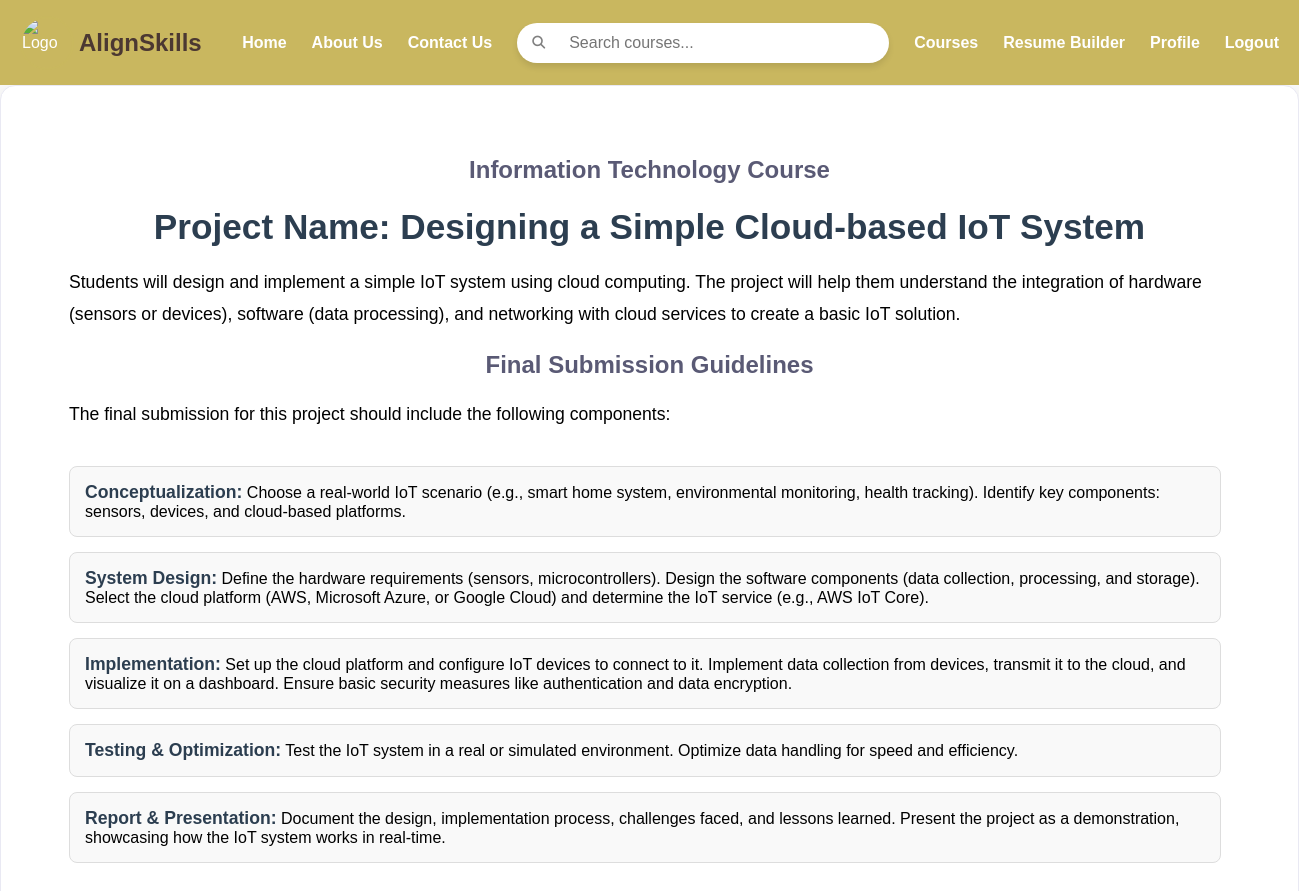
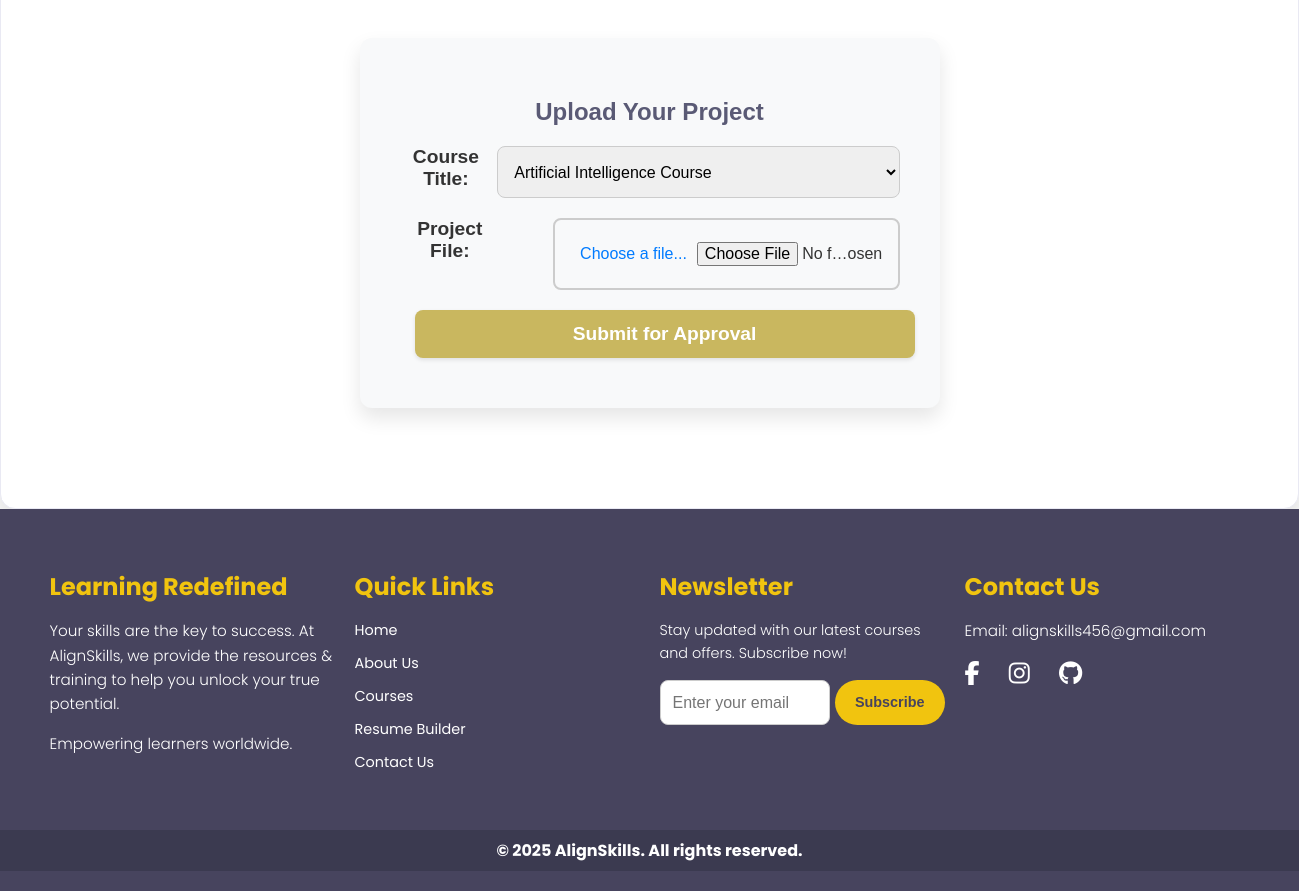
The app's page /submit_project/6/ (signed in) with its own data (2 pictures, top to bottom).
### alignskills/models.py (models this page shows, shortened)
class Project(models.Model):
    course = models.OneToOneField(Course, on_delete=models.CASCADE, related_name='project')
    project_name = models.CharField(max_length=255, default='name')
    title = models.CharField(max_length=255, default='same as the course title')
    description = models.TextField()
    submitted_at = models.DateTimeField(auto_now_add=True)
    link_text = models.CharField(max_length=255, blank=True, null=True)

class ProjectRequirement(models.Model):
    project = models.ForeignKey(Project, on_delete=models.CASCADE, related_name='requirements', null=True)
    title = models.CharField(max_length=255)
    description = models.TextField()
    example_links = models.TextField(blank=True, help_text="Enter links as HTML anchor tags")
    is_active = models.BooleanField(default=True)
    order = models.PositiveIntegerField(default=0)
    class Meta:
        ordering = ['order']

### alignskills/views.py (the view)
# urls.py: path('submit_project/<int:project_id>/', views.submit_project, name='submit_project'),
@login_required  # Ensures that only authenticated users can access this view.
def submit_project(request, project_id):  # Defines the view function that handles submitting a project.
    project_instance = get_object_or_404(Project, pk=project_id)  # Retrieves the project instance from the database or returns a 404 error if not found.
    print("🔍 View function triggered!")  # Debugging print statement to track when the view is called.
    if request.method == 'POST':  # Checks if the request method is POST (form submission).
        form = ProjectSubmissionForm(request.POST, request.FILES)  # Creates a form instance with the submitted data and any files.
        if form.is_valid():  # Validates the form data.
            submission = form.save(commit=False)  # Saves the form data without committing it to the database yet.
            submission.student_name = request.user  # Assigns the currently logged-in user as the student who is submitting the project.
            submission.save()  # Commits the data to the database.
            messages.success(request, "Your project has been submitted successfully!")  # Sends a success message to the user.
            return redirect(f"{reverse('submit_project', args=[project_id])}?submitted=true")  # Redirects to the same page with a query parameter indicating the submission was successful.
        else:
            print("❌ Form validation failed!", form.errors)  # Debugging print statement for form validation errors.
    else:  # If the request method is GET, it's the first time loading the page or the page is being refreshed.
        print("🔵 GET request - Loading form.")  # Debugging print statement for GET requests (initial form load).
        form = ProjectSubmissionForm()  # Creates an empty form instance to display to the user.
    return render(request, 'projects/project.html', {  # Renders the project submission page.
        'form': form,  # Passes the form to the template for rendering.
        'project': project_instance,  # Passes the project instance to the template, ensuring the correct project is shown.
    })

### alignskills/forms.py (shortened to what this page needs)
class ProjectSubmissionForm(forms.ModelForm):
    class Meta:
        model = ProjectSubmission  # Connect this form to the ProjectSubmission model
        fields = ['project_file', 'course_title']  # Fields shown in the form
    def __init__(self, *args, **kwargs):
        super().__init__(*args, **kwargs)
        self.fields['course_title'].queryset = Course.objects.all()
        self.fields['course_title'].widget.attrs.update({'class': 'form-control'})
        self.fields['project_file'].widget.attrs.update({'accept': '.zip,.rar,.pdf,.docx'})

### alignskills/context_processors.py (called while the page is built)
def user_stats(request):
    return {
        'active_students': UserStats.objects.filter(is_active=True).count(),
        'graduate_students': UserStats.objects.filter(is_graduate=True).count(),
        'certified_students': UserStats.objects.filter(is_certified=True).count(),
    }

### alignskills/models.py (called while the page is built)
    def __str__(self):
        return self.title

### templates/projects/project.html (shortened to what this page needs)
{% load static %}
<!DOCTYPE html>
<html lang="en">
<head>
</head>
<body>
    {% include 'header.html' %}
    <main>
        <h2>{{ project.title }}</h2>
        <h1>{{ project.project_name }}</h1>
        <p class="paragraph">{{ project.description }}</p>
        <h2>Final Submission Guidelines</h2>
        <p class="paragraph">The final submission for this project should include the following components:</p>
        <div style="display: flex; align-items: flex-start; justify-content: space-between;">
            <div style="flex: 1; padding-right: 20px;">
                <ul class="ul">
                    {% for requirement in project.requirements.all %}
                    <li class="li" style="width: 70rem;">
                        <strong>{{ requirement.title }}:</strong>
                        {{ requirement.description|safe }}
                    </li>
                    {% endfor %}
                </ul>
            </div>
        </div>
        <div class="upload-box">
            <h2>Upload Your Project</h2>
            <form method="post" enctype="multipart/form-data" action="{% url 'submit_project' project.id %}">
                <div class="form-group">
                    <label for="id_course_title">Course Title:</label>
                    {{ form.course_title }}
                </div>
                <div class="form-group">
                    <label for="id_project_file">Project File:</label>
                    {{ form.project_file }}
                </div>
                <button type="submit" class="btn btn-primary">Submit for Approval</button>
            </form>
        </div>
    </main>
    {% include 'footer.html' %}
</body>
</html>

### static/css/header_styling.css (style rules this page uses)
.btn { padding: 10px 16px; font-size: 1rem; font-weight: bold; background-color: #757568; color: white; border: none; border-radius: 20px; cursor: pointer; transition: all 0.3s ease; box-shadow: 0 2px 4px rgba(0,0,0,0.1); margin: 15px; margin-bottom: 10px; }

### static/css/footer-styling.css (style rules this page uses)
.form-group { display: flex; width: 100%; gap: 5px; align-items: stretch; }

### templates/projects/project.html (style rules this page uses)
body { margin: 0rem; font-family: Arial, sans-serif; background-color: #f9f9f9; color: white; }
main { width: 100%; padding: 50px 20px; background: #ffffff; margin: 0; border-radius: 15px; box-shadow: 0 10px 20px rgba(0, 0, 0, 0.1); border: 1px solid #e9e9f3; flex-grow: 1; box-sizing: border-box; }
h1 { text-align: center; color: #2c3e50; font-size: 2.2rem; margin-bottom: 20px; }
h2 { color: #5a5a75; font-size: 1.5rem; margin-bottom: 20px; text-align: center; }
.paragraph { color: black; font-size: 1.1rem; line-height: 1.8; margin-bottom: 20px; margin-left: 3rem; margin-right: 3rem; }
.ul { list-style-type: none; padding: 0; margin-left: 3rem; margin-right: 3rem; }
.ul .li { background-color: #f9f9f9; border: 1px solid #ddd; color: #000; border-radius: 8px; padding: 15px; margin-bottom: 15px; transition: all 0.3s ease; }
.ul .li strong { color: #2c3e50; font-size: 1.1em; font-weight: bold; }
.upload-box { background-color: #f8f9fa; padding: 40px 40px; border-radius: 12px; box-shadow: 0 10px 20px rgba(0, 0, 0, 0.1); margin: 50px auto; max-width: 500px; transition: transform 0.3s ease, box-shadow 0.3s ease; }
.upload-box label { font-size: 1.2rem; font-weight: 600; color: #333; display: block; margin-bottom: 15px; text-align: center; }
.upload-box input[type="file"] { width: 75%; margin-left: 3rem; padding: 15px; border: 2px solid #ccc; border-radius: 8px; background-color: #f8f9fa; font-size: 1rem; transition: border-color 0.3s ease, background-color 0.3s ease; color: #333; }
.upload-box button { display: block; width: 100%; padding: 13px; background: #c9b75f; color: white; border: none; border-radius: 8px; font-size: 1.2rem; font-weight: 600; cursor: pointer; transition: background-color 0.3s ease, transform 0.3s ease; margin-top: 20px; box-sizing: border-box; }
.upload-box input[type="file"]::before { content: 'Choose a file...'; color: #007bff; text-align: center; padding: 10px; display: inline-block; font-weight: 500; }
.form-group { margin-bottom: 20px; }
.form-group label { display: block; font-weight: bold; margin-bottom: 8px; color: #333; }
.form-group input, .form-group select { width: 100%; padding: 10px 12px; font-size: 16px; border: 1px solid #ccc; border-radius: 8px; box-sizing: border-box; transition: border-color 0.3s; }
.btn-primary { background-color: #007bff; color: white; padding: 10px 20px; font-size: 16px; border: none; border-radius: 8px; cursor: pointer; transition: background-color 0.3s; }

### records on screen
Project: title "Information Technology Course", project_name "Project Name: Designing a Simple Cloud-based IoT System", description "Students will design and implement a simple IoT system using cloud computing. The project will help them understand the integration of hardware (sensors or devices), software (data processing), and networking with cloud services to create a basic IoT solution."
ProjectRequirement: title "Conceptualization", description "Choose a real-world IoT scenario (e.g., smart home system, environmental monitoring, health tracking). Identify key components: sensors, devices, and cloud-based platforms."
ProjectRequirement: title "System Design", description "Define the hardware requirements (sensors, microcontrollers). Design the software components (data collection, processing, and storage). Select the cloud platform (AWS, Microsoft Azure, or Google Cloud) and determine the IoT service (e.g., AWS IoT Core)."
ProjectRequirement: title "Implementation", description "Set up the cloud platform and configure IoT devices to connect to it. Implement data collection from devices, transmit it to the cloud, and visualize it on a dashboard. Ensure basic security measures like authentication and data encryption."
ProjectRequirement: title "Testing & Optimization", description "Test the IoT system in a real or simulated environment. Optimize data handling for speed and efficiency."
ProjectRequirement: title "Report & Presentation", description "Document the design, implementation process, challenges faced, and lessons learned. Present the project as a demonstration, showcasing how the IoT system works in real-time."
